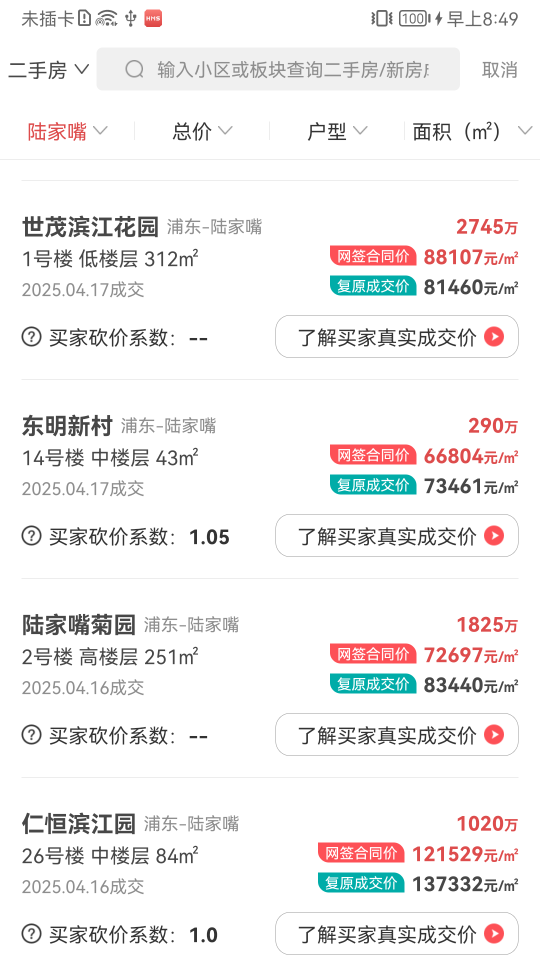
#> input picture real_estate/sh/screenshot.png, 1080 x 1920 px (shown at 1/2 size)
$ python data.py
#> lines starting #> are read from the running program, lines starting #| are printed output that depends on the picture; after the words box and inside, x2 and y2 are one past the last pixel; in counts of white or black regions, pixels touching at a corner belong together
import subprocess
import time
import pytesseract
import os
import re
import json
import argparse
from PIL import Image
from PIL import ImageEnhance

# 设置Tesseract OCR的路径（如果不在系统路径中）
pytesseract.pytesseract.tesseract_cmd = r'C:\\Program Files\\Tesseract-OCR\\tesseract.exe'

def adb_command(command):
    result = subprocess.run(command, shell=True, capture_output=True, text=True)
    if result.returncode != 0:
        print(f"Error executing command: {command}\n{result.stderr}")
    return result.stdout.strip()

def set_resolution(width, height):
#> called with width = 1080, height = 1920
    adb_command(f"adb shell wm size {width}x{height}")
#> (the call stopped at in adb_command, `result = subprocess.run(command, shell=True, capture_output=True, text..`: subprocess is not available in this run)

def capture_screenshot(filename="screenshot.png"):
#> called with filename = 'screenshot.png'
    adb_command(f"adb shell screencap -p /sdcard/{filename}")
#> (the call stopped at in adb_command, `result = subprocess.run(command, shell=True, capture_output=True, text..`: subprocess is not available in this run)
    adb_command(f"adb pull /sdcard/{filename} {filename}")
#> (the call stopped at in adb_command, `result = subprocess.run(command, shell=True, capture_output=True, text..`: subprocess is not available in this run)
    adb_command(f"adb shell rm /sdcard/{filename}")
#> (the call stopped at in adb_command, `result = subprocess.run(command, shell=True, capture_output=True, text..`: subprocess is not available in this run)

# [7 lines left out: function scroll_up, not called in this run]

def preprocess_image(image_path="screenshot.png"):
    # Open the image
#> called with image_path = 'screenshot.png'
    img = Image.open(image_path)
#> img is the input picture: PIL image 1080x1920 RGBA; mean R, G, B, A 242.5, 240.8, 240.9, 255
    # Remove top 210 pixels
    img = img.crop((0, 210, img.width, img.height))
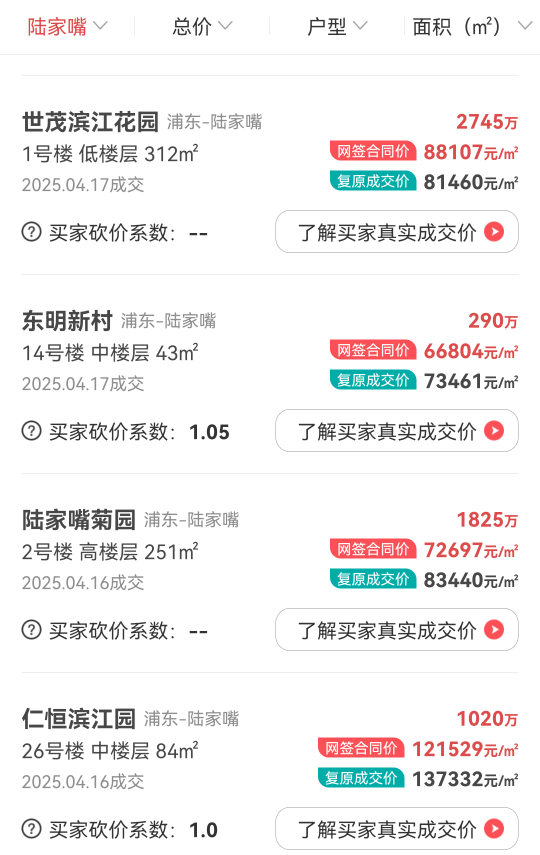
#> img: PIL image 1080x1710 RGBA (shown at 1/2 size); mean R, G, B, A 242.4, 240.6, 240.6, 255
    # Enhance image contrast
    enhancer = ImageEnhance.Contrast(img)
    img = enhancer.enhance(2.0)  # Increase contrast
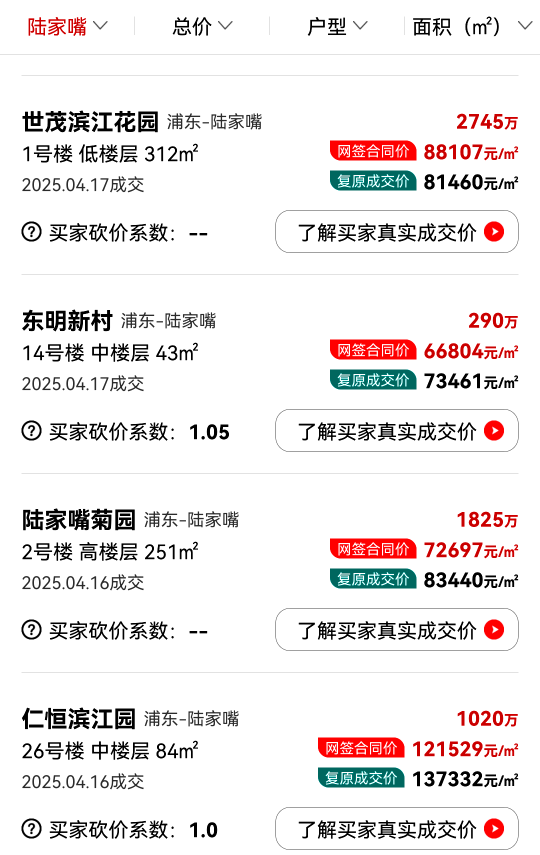
#> img: PIL image 1080x1710 RGBA (shown at 1/2 size); mean R, G, B, A 237.6, 233.3, 233.2, 255
    # Convert the image to grayscale
    img = img.convert("L")
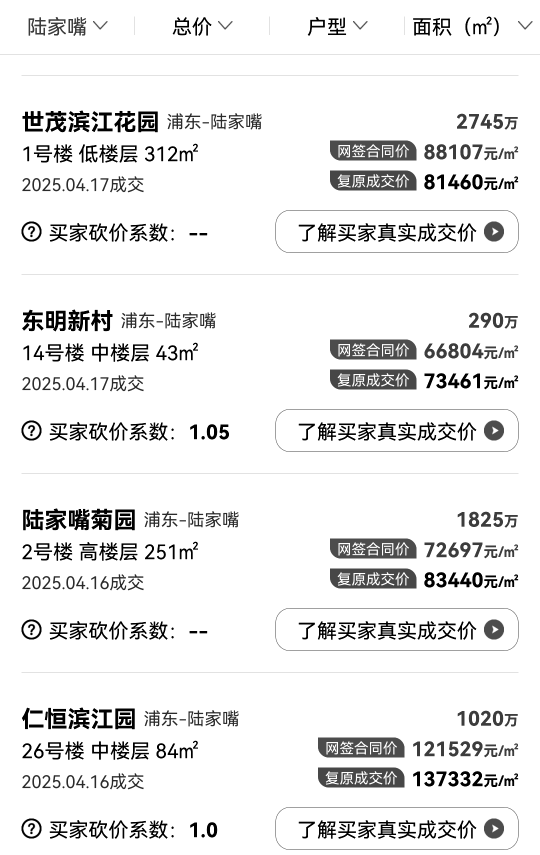
#> img: PIL image 1080x1710 L (shown at 1/2 size); min 0, max 255, mean 234.6
    # Convert the image to binary (black and white) using a threshold
    threshold = 127
    img = img.point(lambda p: p > threshold and 255)
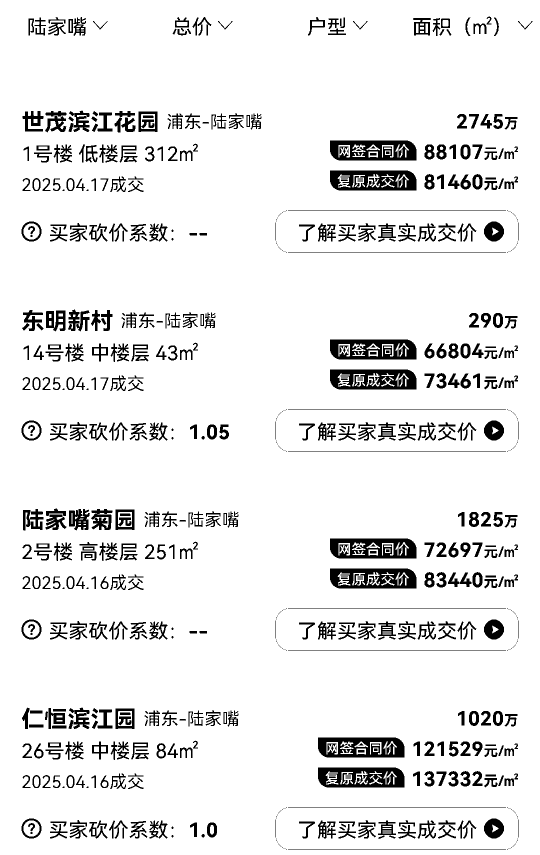
#> img: PIL image 1080x1710 L (shown at 1/2 size); 91.1% white; 785 black regions (180 under 20 px), largest, box (x1, y1, x2, y2) and area: (660, 341, 833, 381) 5188, (660, 739, 833, 779) 5188, (660, 1137, 833, 1177) 5188
    preprocessed_filename = "preprocessed_screenshot.png"
    img.save(preprocessed_filename)
    return preprocessed_filename

def capture_and_ocr(screenshot_count=5, width=1080, height=1920, save_interval=10, json_filename="entries.json"):
    # 设置设备分辨率
    set_resolution(width, height)
    entries = []
    valid_communities = ['浦东', '嘉定', '金山', '松江', '青浦', '黄浦', '虹口', '崇明', '宝山']
    for i in range(screenshot_count):
        filename = "screenshot.png"
        capture_screenshot(filename)
        print(f"Screenshot saved as {filename}")
        # Preprocess the image
        preprocessed_filename = preprocess_image(filename)
        print(f"Preprocessed image saved as {preprocessed_filename}")
        # OCR
        img = Image.open(preprocessed_filename)
#> (the run stopped early here; a loop or call above may not have finished)
